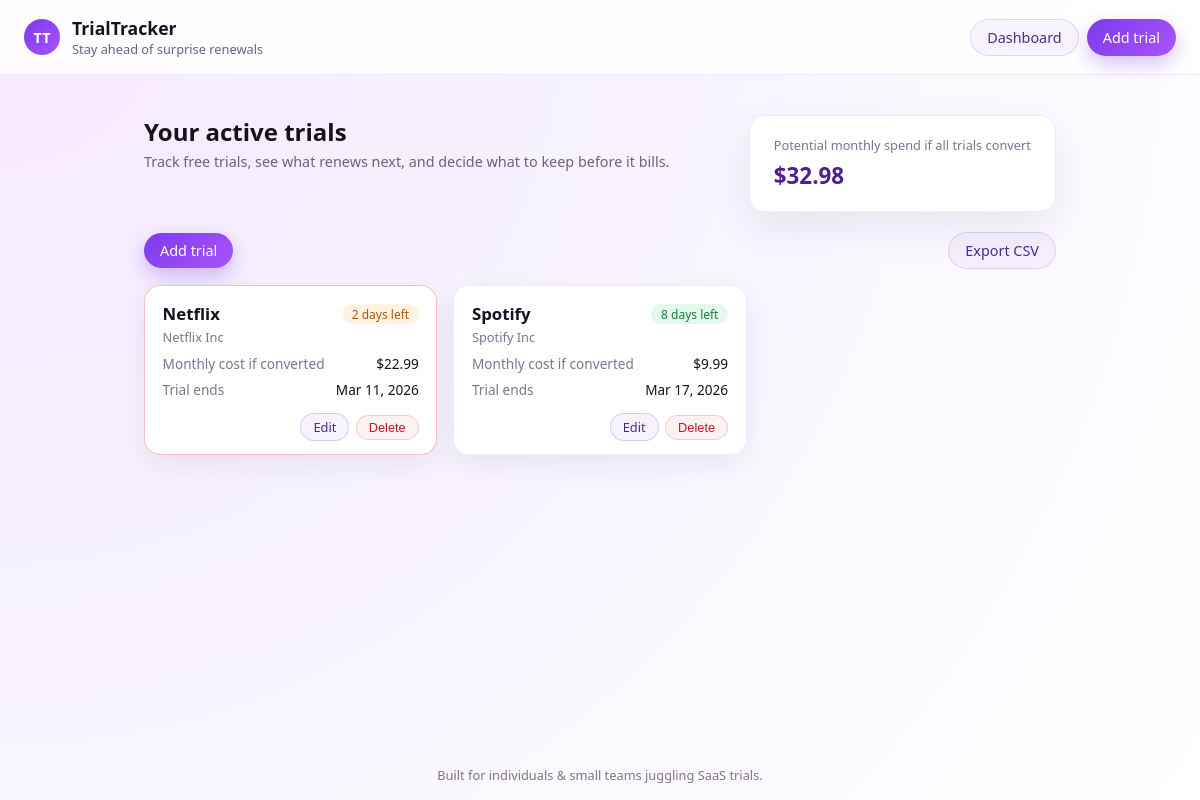
The page / on the database its author committed.
### tables this page shows
CREATE TABLE trials (
            id INTEGER PRIMARY KEY AUTOINCREMENT,
            product_name TEXT NOT NULL,
            vendor TEXT,
            monthly_cost REAL NOT NULL,
            trial_end_date TEXT NOT NULL,
            notes TEXT,
            reminder_7_sent INTEGER NOT NULL DEFAULT 0,
            reminder_1_sent INTEGER NOT NULL DEFAULT 0,
            created_at TEXT NOT NULL
        );

### app.py (the view)
    @app.route("/")
    def dashboard():
        conn = get_db_connection()
        cur = conn.cursor()
        cur.execute(
            """
            SELECT
                id,
                product_name,
                vendor,
                monthly_cost,
                trial_end_date,
                notes,
                created_at
            FROM trials
            """
        )
        rows = cur.fetchall()
        conn.close()
        trials = []
        total_monthly_cost = 0.0
        today = date.today()
        for row in rows:
            end_date = datetime.strptime(row["trial_end_date"], "%Y-%m-%d").date()
            days_remaining = (end_date - today).days
            total_monthly_cost += float(row["monthly_cost"])
            if days_remaining < 0:
                urgency = "expired"
            elif days_remaining <= 2:
                urgency = "critical"
            elif days_remaining <= 7:
                urgency = "warning"
            else:
                urgency = "ok"
            trials.append(
                {
                    "id": row["id"],
                    "product_name": row["product_name"],
                    "vendor": row["vendor"],
                    "monthly_cost": float(row["monthly_cost"]),
                    "trial_end_date": end_date,
                    "days_remaining": days_remaining,
                    "notes": row["notes"],
                    "urgency": urgency,
                }
            )
        trials.sort(key=lambda t: t["days_remaining"])
        return render_template(
            "dashboard.html",
            title="TrialTracker",
            trials=trials,
            total_monthly_cost=total_monthly_cost,
        )

### app.py (called while the page is built)
def get_db_connection():
    conn = sqlite3.connect(DB_PATH)
    conn.row_factory = sqlite3.Row
    return conn

def load_settings():
    conn = get_db_connection()
    cur = conn.cursor()
    cur.execute("SELECT id, owner_name, owner_email FROM settings WHERE id = 1")
    row = cur.fetchone()
    conn.close()
    return row

### templates/dashboard.html (shortened to what this page needs)
{% extends "base.html" %}
{% block content %}
  <section class="page-section">
    <div class="page-header">
      <div>
        <h1 class="page-title">Your active trials</h1>
        <p class="page-lead">
          Track free trials, see what renews next, and decide what to keep before it bills.
        </p>
      </div>
      <div class="metric-card">
        <div class="metric-label">Potential monthly spend if all trials convert</div>
        <div class="metric-value">
          ${{ "%.2f"|format(total_monthly_cost or 0) }}
        </div>
      </div>
    </div>
    <div class="toolbar">
      <div class="toolbar-left">
        <a href="{{ url_for('add_trial') }}" class="btn btn-primary">Add trial</a>
      </div>
      <div class="toolbar-right">
        <a href="{{ url_for('export_csv') }}" class="btn btn-ghost">
          Export CSV
        </a>
      </div>
    </div>
    {% if not trials %}
      <div class="empty-state card-centered">
        <h2>No trials yet</h2>
        <p>
          Start by adding the free trials you’re currently on. We’ll track days remaining
          and send you email reminders before anything renews.
        </p>
        <a href="{{ url_for('add_trial') }}" class="btn btn-primary">
          Add your first trial
        </a>
      </div>
    {% else %}
      <div class="trials-grid">
        {% for trial in trials %}
          <article class="trial-card trial-{{ trial.urgency }}">
            <header class="trial-header">
              <div>
                <h2 class="trial-title">{{ trial.product_name }}</h2>
                {% if trial.vendor %}
                  <div class="trial-vendor">{{ trial.vendor }}</div>
                {% endif %}
              </div>
              <div class="trial-badge">
                {% if trial.days_remaining < 0 %}
                  <span class="badge badge-expired">Expired</span>
                {% elif trial.days_remaining == 0 %}
                  <span class="badge badge-critical">Renews today</span>
                {% elif trial.days_remaining == 1 %}
                  <span class="badge badge-critical">1 day left</span>
                {% elif trial.days_remaining <= 7 %}
                  <span class="badge badge-warning">{{ trial.days_remaining }} days left</span>
                {% else %}
                  <span class="badge badge-ok">{{ trial.days_remaining }} days left</span>
                {% endif %}
              </div>
            </header>
            <div class="trial-body">
              <div class="trial-row">
                <span class="label">Monthly cost if converted</span>
                <span class="value">${{ "%.2f"|format(trial.monthly_cost) }}</span>
              </div>
              <div class="trial-row">
                <span class="label">Trial ends</span>
                <span class="value">
                  {{ trial.trial_end_date.strftime("%b %d, %Y") if trial.trial_end_date else "" }}
                </span>
              </div>
            </div>
            <footer class="trial-footer">
              <a
                href="{{ url_for('edit_trial', trial_id=trial.id) }}"
                class="btn btn-ghost-sm"
              >
                Edit
              </a>
              <form
                id="delete-form-{{ trial.id }}"
                method="post"
                action="{{ url_for('delete_trial', trial_id=trial.id) }}"
              >
                <button
                  type="button"
                  class="btn btn-danger-sm"
                  onclick="confirmDelete('delete-form-{{ trial.id }}')"
                >
                  Delete
                </button>
              </form>
            </footer>
          </article>
        {% endfor %}
      </div>
    {% endif %}
  </section>
{% endblock %}

### templates/base.html (shortened to what this page needs)
<!doctype html>
<html lang="en">
  <head>
    <link
      rel="stylesheet"
      href="{{ url_for('static', filename='styles.css') }}"
    />
  </head>
  <body>
    <div class="app-shell">
      <header class="app-header">
        <div class="brand">
          <div class="brand-mark">TT</div>
          <div class="brand-copy">
            <div class="brand-title">TrialTracker</div>
            <div class="brand-subtitle">Stay ahead of surprise renewals</div>
          </div>
        </div>
        <nav class="nav-actions">
          <a href="{{ url_for('dashboard') }}" class="btn btn-ghost">Dashboard</a>
          <a href="{{ url_for('add_trial') }}" class="btn btn-primary">Add trial</a>
        </nav>
      </header>
      <main class="app-main">
        {% block content %}{% endblock %}
      </main>
      <footer class="app-footer">
        <span>Built for individuals & small teams juggling SaaS trials.</span>
      </footer>
    </div>
  </body>
</html>

### static/styles.css (style rules this page uses)
*, *::before, *::after { box-sizing: border-box; }
body { margin: 0; font-family: system-ui, -apple-system, BlinkMacSystemFont, "Segoe UI", sans-serif; background: radial-gradient(circle at top left, #f5eafe 0, #f7f2ff 40%, #ffffff 100%); color: #15111f; }
a { color: inherit; text-decoration: none; }
.app-shell { min-height: 100vh; display: flex; flex-direction: column; }
.app-header { display: flex; align-items: center; justify-content: space-between; padding: 1rem 1.5rem; border-bottom: 1px solid rgba(120, 72, 210, 0.12); background: rgba(255, 255, 255, 0.85); backdrop-filter: blur(16px); position: sticky; top: 0; z-index: 10; }
.brand { display: flex; align-items: center; gap: 0.75rem; }
.brand-mark { width: 36px; height: 36px; border-radius: 999px; background: linear-gradient(135deg, #7c3aed, #a855f7); display: flex; align-items: center; justify-content: center; color: #fdfbff; font-weight: 700; font-size: 0.9rem; }
.brand-title { font-weight: 600; font-size: 1.1rem; }
.brand-subtitle { font-size: 0.8rem; color: #6b6280; }
.nav-actions { display: flex; gap: 0.5rem; }
.app-main { flex: 1; padding: 1.5rem; max-width: 960px; width: 100%; margin: 0 auto; }
.app-footer { padding: 1rem 1.5rem; font-size: 0.8rem; color: #7e748f; text-align: center; }
.btn { display: inline-flex; align-items: center; justify-content: center; gap: 0.35rem; border-radius: 999px; padding: 0.5rem 1rem; border: none; cursor: pointer; font-size: 0.9rem; font-weight: 500; white-space: nowrap; }
.btn-primary { background: linear-gradient(135deg, #7c3aed, #a855f7); color: #ffffff; box-shadow: 0 8px 20px rgba(124, 58, 237, 0.32); }
.btn-ghost { background: rgba(124, 58, 237, 0.05); color: #4b2a8a; border: 1px solid rgba(124, 58, 237, 0.18); }
.btn-ghost-sm, .btn-danger-sm { padding: 0.25rem 0.75rem; font-size: 0.8rem; border-radius: 999px; }
.btn-ghost-sm { background: rgba(124, 58, 237, 0.06); color: #4b2a8a; border: 1px solid rgba(124, 58, 237, 0.22); }
.btn-danger-sm { background: rgba(220, 38, 38, 0.06); color: #b91c1c; border: 1px solid rgba(220, 38, 38, 0.2); }
.page-section { margin-top: 1rem; }
.page-header { display: flex; justify-content: space-between; align-items: flex-start; gap: 1.5rem; margin-bottom: 1.25rem; }
.page-title { margin: 0 0 0.25rem; font-size: 1.5rem; }
.page-lead { margin: 0; font-size: 0.9rem; color: #6b6280; max-width: 34rem; }
.toolbar { display: flex; justify-content: space-between; align-items: center; margin-bottom: 1rem; }
.toolbar-right, .toolbar-left { display: flex; gap: 0.5rem; }
.card, .metric-card { background: rgba(255, 255, 255, 0.98); border-radius: 16px; padding: 1.25rem 1.5rem; box-shadow: 0 16px 40px rgba(15, 23, 42, 0.08); border: 1px solid rgba(148, 101, 233, 0.14); }
.metric-card { min-width: 220px; }
.metric-label { font-size: 0.8rem; color: #7e748f; margin-bottom: 0.35rem; }
.metric-value { font-size: 1.4rem; font-weight: 600; color: #4c1d95; }
.trials-grid { display: grid; grid-template-columns: repeat(auto-fill, minmax(260px, 1fr)); gap: 1rem; }
.trial-card { background: rgba(255, 255, 255, 0.96); border-radius: 16px; padding: 1rem 1.1rem 0.8rem; box-shadow: 0 10px 30px rgba(15, 23, 42, 0.07); border: 1px solid rgba(148, 101, 233, 0.12); display: flex; flex-direction: column; gap: 0.5rem; }
.trial-header { display: flex; justify-content: space-between; gap: 0.75rem; align-items: flex-start; }
.trial-title { margin: 0; font-size: 1.05rem; }
.trial-vendor { margin-top: 0.2rem; font-size: 0.8rem; color: #7e748f; }
.trial-badge { margin-left: auto; }
.badge { border-radius: 999px; padding: 0.1rem 0.6rem; font-size: 0.75rem; font-weight: 500; }
.badge-warning { background: rgba(245, 158, 11, 0.12); color: #b45309; }
.badge-ok { background: rgba(34, 197, 94, 0.12); color: #15803d; }
.trial-body { display: flex; flex-direction: column; gap: 0.45rem; font-size: 0.85rem; }
.trial-row { display: flex; justify-content: space-between; gap: 0.75rem; }
.trial-row .label { color: #7e748f; }
.trial-row .value { font-weight: 500; }
.trial-footer { display: flex; justify-content: flex-end; align-items: center; gap: 0.4rem; margin-top: 0.4rem; }
.trial-critical { border-color: rgba(239, 68, 68, 0.35); }

### rows shown on the page
trials: product_name "Netflix", vendor "Netflix Inc", days_remaining "2", monthly_cost "22.99", trial_end_date "Mar 11, 2026"
trials: product_name "Spotify", vendor "Spotify Inc", days_remaining "8", monthly_cost "9.99", trial_end_date "Mar 17, 2026"

### other values the page prints
{{ "%.2f"|format(total_monthly_cost or 0) }} "32.98"
